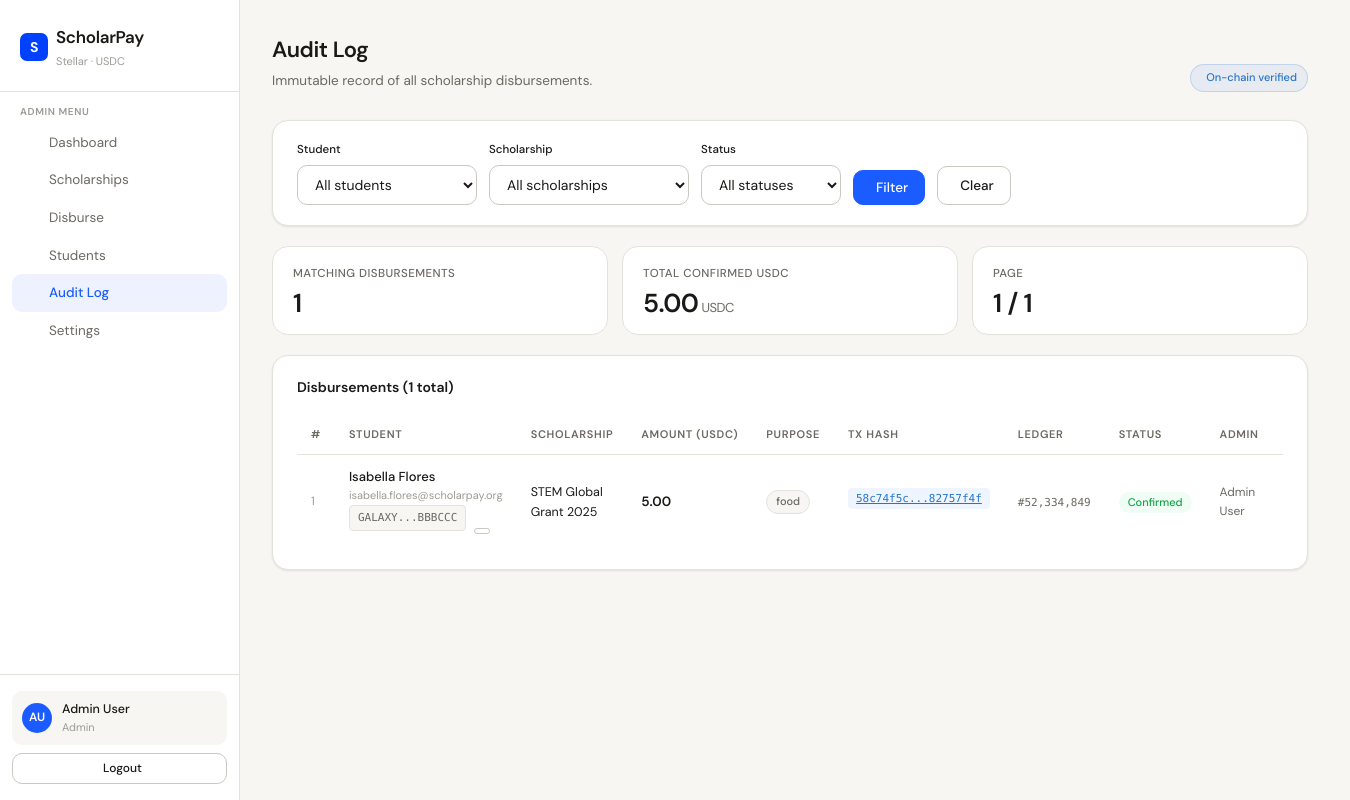
The app's page /scholarpay/admin/audit.php (signed in) with its own data.
### tables this page shows
CREATE TABLE `disbursements` (
  `id` int(11) NOT NULL,
  `scholarship_id` int(11) NOT NULL,
  `student_id` int(11) NOT NULL,
  `admin_id` int(11) NOT NULL,
  `amount` decimal(15,7) NOT NULL COMMENT 'USDC amount disbursed',
  `purpose` varchar(200) NOT NULL,
  `stellar_tx_hash` varchar(100) DEFAULT NULL COMMENT 'On-chain transaction hash',
  `ledger_sequence` bigint(20) DEFAULT NULL COMMENT 'Stellar ledger sequence number',
  `status` enum('pending','confirmed','failed') NOT NULL DEFAULT 'pending',
  `disbursed_at` timestamp NOT NULL DEFAULT current_timestamp()
);

CREATE TABLE `users` (
  `id` int(11) NOT NULL,
  `name` varchar(150) NOT NULL,
  `email` varchar(150) NOT NULL,
  `password` varchar(255) NOT NULL,
  `role` enum('admin','student') NOT NULL DEFAULT 'student',
  `stellar_address` varchar(60) DEFAULT NULL COMMENT 'Stellar wallet public key',
  `institution` varchar(200) DEFAULT NULL,
  `created_at` timestamp NOT NULL DEFAULT current_timestamp(),
  `updated_at` timestamp NOT NULL DEFAULT current_timestamp() ON UPDATE current_timestamp()
);

CREATE TABLE `scholarships` (
  `id` int(11) NOT NULL,
  `name` varchar(200) NOT NULL,
  `description` text DEFAULT NULL,
  `total_amount` decimal(15,7) NOT NULL COMMENT 'Amount in USDC (7 decimals)',
  `remaining_amount` decimal(15,7) NOT NULL,
  `token_address` varchar(60) DEFAULT NULL COMMENT 'USDC contract address on Stellar',
  `status` enum('active','inactive','depleted') NOT NULL DEFAULT 'active',
  `created_by` int(11) NOT NULL,
  `created_at` timestamp NOT NULL DEFAULT current_timestamp(),
  `updated_at` timestamp NOT NULL DEFAULT current_timestamp() ON UPDATE current_timestamp()
);

### scholarpay/includes/auth.php (called while the page is built, shortened)
<?php
function isLoggedIn() {
    return isset($_SESSION['user_id']) && !empty($_SESSION['user_id']);
}
function getCurrentUser() {
    return [
        'id'    => $_SESSION['user_id'],
        'name'  => $_SESSION['name'],
        'email' => $_SESSION['email'],
        'role'  => $_SESSION['role'],
    ];
}

### scholarpay/admin/audit.php (the view, shortened to what this page needs)
<?php
require_once ROOT . '/includes/auth.php';
require_once ROOT . '/includes/layout.php';
$db = getDB();
$page = max(1, intval($_GET['page'] ?? 1));
$perPage = 20;
$offset = ($page - 1) * $perPage;
$where = ['1=1'];
$params = [];
$whereClause = implode(' AND ', $where);
$total = $db->prepare("SELECT COUNT(*) FROM disbursements d WHERE $whereClause");
$total->execute($params);
$totalCount = $total->fetchColumn();
$totalPages = max(1, ceil($totalCount / $perPage));
$params2 = array_merge($params, [$perPage, $offset]);
$disbursements = $db->prepare("
    SELECT d.*,
           u.name AS student_name, u.stellar_address, u.email AS student_email,
           a.name AS admin_name,
           s.name AS scholarship_name
    FROM disbursements d
    JOIN users u ON d.student_id = u.id
    JOIN users a ON d.admin_id   = a.id
    JOIN scholarships s ON d.scholarship_id = s.id
    WHERE $whereClause
    ORDER BY d.disbursed_at DESC
    LIMIT ? OFFSET ?
");
$disbursements->execute($params2);
$disbursements = $disbursements->fetchAll();
$summary = $db->prepare("
    SELECT COUNT(*) AS count, COALESCE(SUM(amount),0) AS total
    FROM disbursements d WHERE $whereClause AND status='confirmed'
");
$summary->execute($params);
$summary = $summary->fetch();
renderHead('Audit Log');
renderSidebar('admin', 'audit');
?>
<div class="page-header" style="display:flex;justify-content:space-between;align-items:flex-end">
  <div>
    <h1 class="page-title">Audit Log</h1>
    <p class="page-subtitle">Immutable record of all scholarship disbursements.</p>
  </div>
  <span class="stellar-badge"><i class="ti ti-lock"></i> On-chain verified</span>
</div>
<div class="card" style="margin-bottom:20px">
  <form method="GET" action="" style="display:flex;flex-wrap:wrap;gap:12px;align-items:flex-end">
    <div>
      <label class="form-label" style="font-size:11.5px">Student</label>
      <select name="student_id" class="form-control" style="width:180px">
        <option value="">All students</option>
      </select>
    </div>
    <div>
      <label class="form-label" style="font-size:11.5px">Scholarship</label>
      <select name="scholarship_id" class="form-control" style="width:200px">
        <option value="">All scholarships</option>
      </select>
    </div>
    <div>
      <label class="form-label" style="font-size:11.5px">Status</label>
      <select name="status" class="form-control" style="width:140px">
        <option value="">All statuses</option>
      </select>
    </div>
    <button type="submit" class="btn btn-primary"><i class="ti ti-filter"></i> Filter</button>
    <a href="/scholarpay/admin/audit.php" class="btn btn-outline"><i class="ti ti-x"></i> Clear</a>
  </form>
</div>
<div class="stats-grid" style="margin-bottom:20px">
  <div class="stat-card">
    <div class="stat-label">Matching disbursements</div>
    <div class="stat-value"><?= number_format($summary['count']) ?></div>
  </div>
  <div class="stat-card">
    <div class="stat-label">Total confirmed USDC</div>
    <div class="stat-value usdc"><?= number_format($summary['total']/10000000,2) ?></div>
  </div>
  <div class="stat-card">
    <div class="stat-label">Page</div>
    <div class="stat-value"><?= $page ?> / <?= $totalPages ?></div>
  </div>
</div>
<div class="card">
  <div class="card-header">
    <span class="card-title">Disbursements (<?= $totalCount ?> total)</span>
  </div>
  <?php if (empty($disbursements)): ?>
    <div class="empty-state">
      <div class="empty-icon"><i class="ti ti-list-search"></i></div>
      <p>No disbursements match your filters.</p>
    </div>
  <?php else: ?>
  <div class="table-wrap">
    <table>
      <thead>
        <tr>
          <th>#</th>
          <th>Student</th>
          <th>Scholarship</th>
          <th>Amount (USDC)</th>
          <th>Purpose</th>
          <th>Tx Hash</th>
          <th>Ledger</th>
          <th>Status</th>
          <th>Admin</th>
          <th>Date</th>
        </tr>
      </thead>
      <tbody>
        <?php foreach ($disbursements as $d): ?>
        <tr>
          <td style="color:var(--text-hint);font-size:12px"><?= $d['id'] ?></td>
          <td>
            <div style="font-weight:500;font-size:13px"><?= htmlspecialchars($d['student_name']) ?></div>
            <div style="font-size:11px;color:var(--text-hint)"><?= htmlspecialchars($d['student_email']) ?></div>
            <span data-stellar="<?= htmlspecialchars($d['stellar_address']) ?>"></span>
          </td>
          <td style="font-size:12.5px;max-width:130px"><?= htmlspecialchars($d['scholarship_name']) ?></td>
          <td style="font-weight:600"><?= number_format($d['amount']/10000000,2) ?></td>
          <td><span class="badge badge-neutral"><?= htmlspecialchars($d['purpose']) ?></span></td>
          <td>
            <?php if ($d['stellar_tx_hash']): ?>
            <span data-txhash="<?= htmlspecialchars($d['stellar_tx_hash']) ?>"></span>
            <?php else: ?>—<?php endif; ?>
          </td>
          <td>
            <?php if ($d['ledger_sequence']): ?>
            <span style="font-family:var(--mono);font-size:11px;color:var(--text-muted)">#<?= number_format($d['ledger_sequence']) ?></span>
            <?php else: ?>—<?php endif; ?>
          </td>
          <td>
            <?php $badgeClass = ['confirmed'=>'badge-success','pending'=>'badge-warning','failed'=>'badge-danger'][$d['status']] ?? 'badge-neutral'; ?>
            <span class="badge <?= $badgeClass ?>"><?= ucfirst($d['status']) ?></span>
          </td>
          <td style="font-size:12px;color:var(--text-muted)"><?= htmlspecialchars($d['admin_name']) ?></td>
          <td style="font-size:12px;color:var(--text-muted);white-space:nowrap"><?= date('M j, Y H:i', strtotime($d['disbursed_at'])) ?></td>
        </tr>
        <?php endforeach; ?>
      </tbody>
    </table>
  </div>
  <?php endif; ?>
</div>
<?php renderFooter(); ?>

### scholarpay/includes/layout.php
<?php
function getInitials($name) {
    $parts = explode(' ', trim($name));
    $initials = '';
    foreach ($parts as $p) { $initials .= strtoupper(substr($p, 0, 1)); }
    return substr($initials, 0, 2);
}
function renderHead($title = 'ScholarPay') {
    $base = '/scholarpay';
    echo <<<HTML
<!DOCTYPE html>
<html lang="en">
<head>
<meta charset="UTF-8">
<meta name="viewport" content="width=device-width, initial-scale=1.0">
<title>{$title} — ScholarPay</title>
<link rel="stylesheet" href="{$base}/assets/css/app.css">
<link rel="stylesheet" href="https://cdn.jsdelivr.net/npm/@tabler/icons-webfont@latest/tabler-icons.min.css">
</head>
<body>
HTML;
}
function renderSidebar($role, $activeKey = '') {
    $user = getCurrentUser();
    $initials = getInitials($user['name']);
    $base = '/scholarpay';
    $adminNav = [
        'dashboard'   => ['Dashboard',     'ti-layout-dashboard', "{$base}/admin/dashboard.php"],
        'scholarships'=> ['Scholarships',   'ti-award',            "{$base}/admin/scholarships.php"],
        'disburse'    => ['Disburse',       'ti-send',             "{$base}/admin/disburse.php"],
        'students'    => ['Students',       'ti-users',            "{$base}/admin/students.php"],
        'audit'       => ['Audit Log',      'ti-list-search',      "{$base}/admin/audit.php"],
        'settings'    => ['Settings',       'ti-settings',         "{$base}/admin/settings.php"],
    ];
    $studentNav = [
        'dashboard'   => ['Dashboard',         'ti-layout-dashboard', "{$base}/student/dashboard.php"],
        'disbursements'=> ['My Disbursements', 'ti-cash',             "{$base}/student/disbursements.php"],
        'wallet'      => ['My Wallet',          'ti-wallet',           "{$base}/student/wallet.php"],
    ];
    $nav = ($role === 'admin') ? $adminNav : $studentNav;
    $roleLabel = ($role === 'admin') ? 'Admin' : 'Student';
    $logoutUrl = "{$base}/logout.php";
    $navHtml = '';
    foreach ($nav as $key => [$label, $icon, $href]) {
        $active = ($activeKey === $key) ? 'active' : '';
        $navHtml .= "<li><a href=\"{$href}\" class=\"{$active}\"><span class=\"nav-icon\"><i class=\"ti {$icon}\"></i></span>{$label}</a></li>";
    }
    echo <<<HTML
<div class="app-layout">
<aside class="sidebar">
  <div class="sidebar-logo">
    <a href="{$base}/index.php" class="brand">
      <div class="brand-icon">S</div>
      <div>
        ScholarPay
        <div class="brand-sub">Stellar · USDC</div>
      </div>
    </a>
  </div>
  <div class="sidebar-section">
    <div class="sidebar-section-label">{$roleLabel} Menu</div>
    <ul class="sidebar-nav">
      {$navHtml}
    </ul>
  </div>
  <div class="sidebar-footer">
    <div class="user-chip">
      <div class="user-avatar">{$initials}</div>
      <div class="user-chip-info">
        <div class="user-chip-name">{$user['name']}</div>
        <div class="user-chip-role">{$user['role']}</div>
      </div>
    </div>
    <a href="{$logoutUrl}" class="btn btn-outline btn-sm" style="width:100%;margin-top:8px;justify-content:center;">
      <i class="ti ti-logout"></i> Logout
    </a>
  </div>
</aside>
<main class="main-content">
HTML;
}
function renderFooter() {
    echo <<<HTML
</main>
</div>
<div id="flash-msg"></div>
<script src="/scholarpay/assets/js/app.js"></script>
</body>
</html>
HTML;
}

### records on screen
disbursements: admin.name "AU", admin.name "Admin User", id "1", student.name "Isabella Flores", student.email "isabella.flores@scholarpay.org", scholarship.name "STEM Global Grant 2025", $d['amount']/10000000 "5.00", purpose "food", ledger_sequence "52,334,849", status "Confirmed"

### other values on screen
$roleLabel "ADMIN"
$label "Dashboard"
$label "Scholarships"
$label "Disburse"
$label "Students"
$label "Audit Log"
$label "Settings"
$user['role'] "Admin"
$summary['count'] "1"
$summary['total']/10000000 "5.00"
$page "1"
$totalPages "1"
$totalCount "1"
